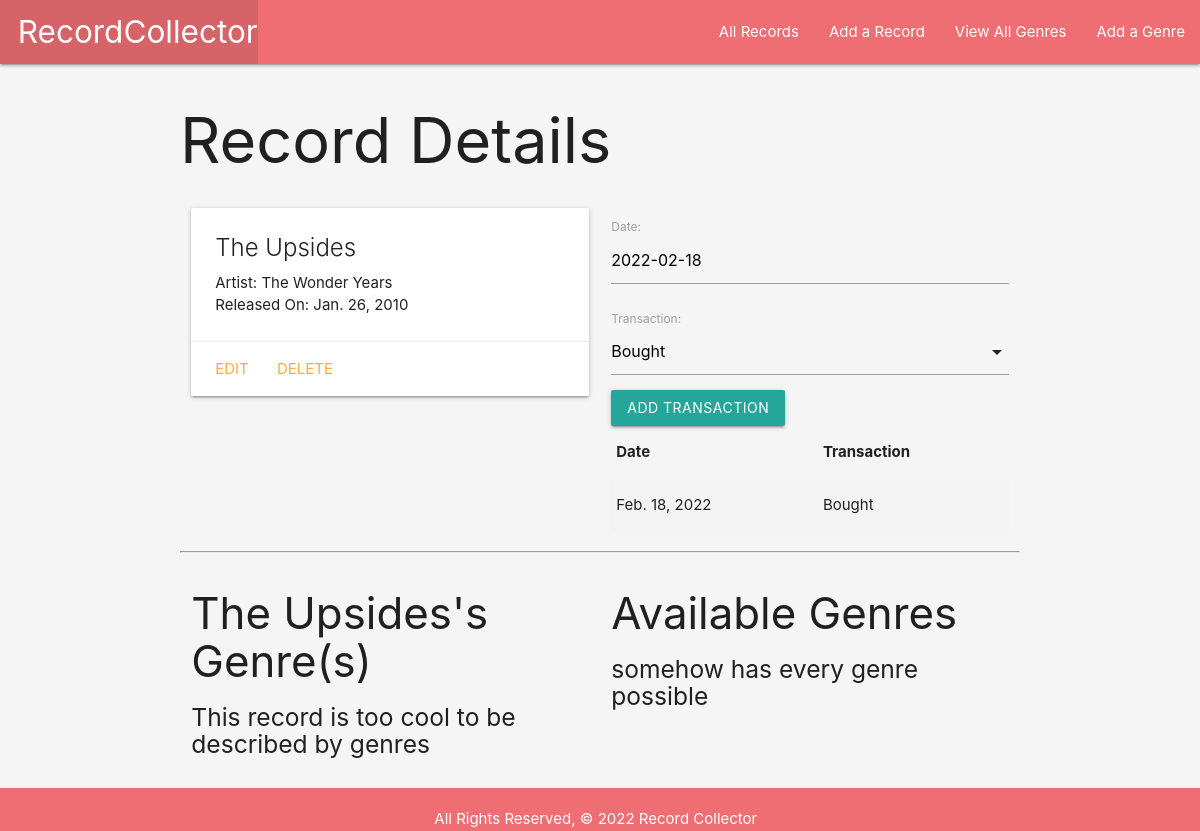
/records/6, run on an earlier commit of the app's database.
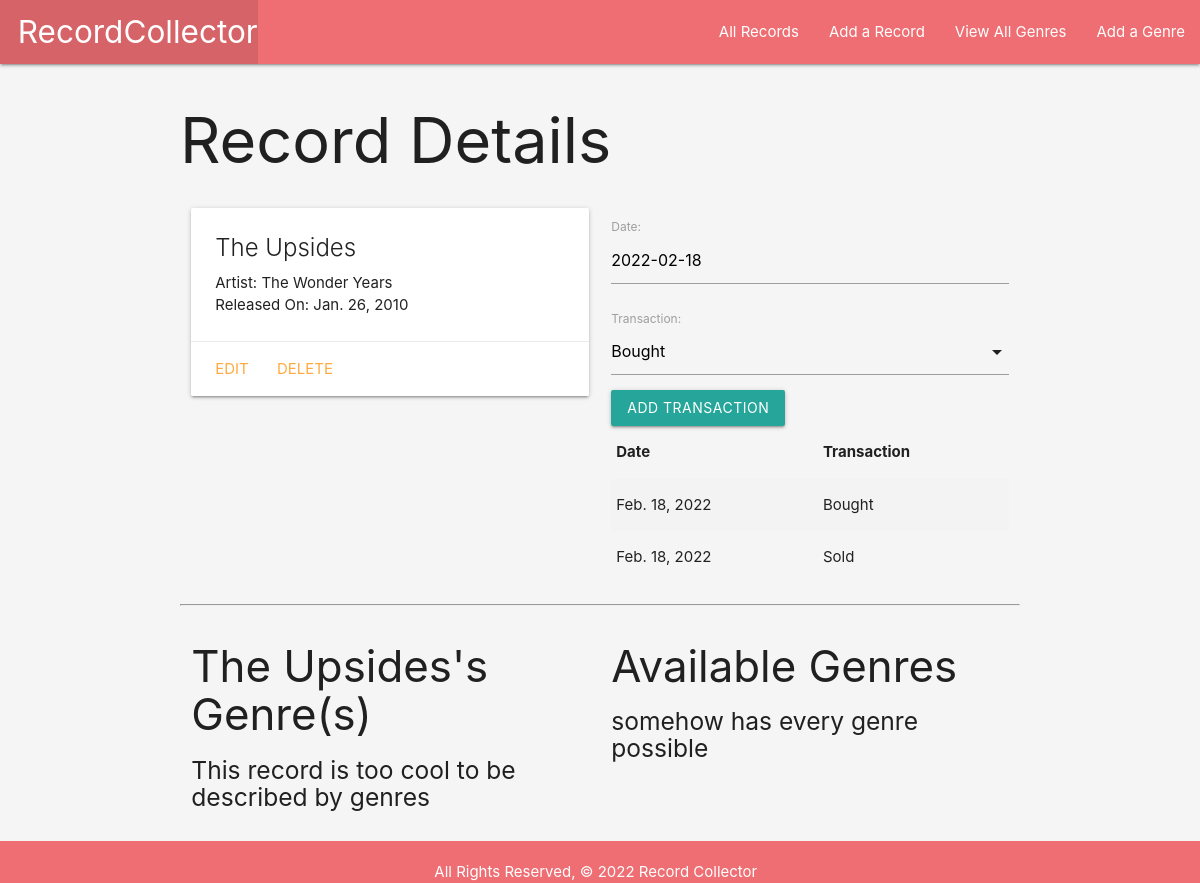
And on a later commit of the database.
### main_app/models.py (models this page shows, shortened)
class Market(models.Model):
    date = models.DateField('date')
    transaction = models.CharField(
        max_length=1,
        choices=TRANSACTIONS,
        default=TRANSACTIONS[0][0]
    )
    record = models.ForeignKey(Record, on_delete=models.CASCADE)
    class Meta:
        ordering = ['-date']

### main_app/views.py (the view)
# urls.py: path('records/<int:record_id>', views.records_detail, name='detail'),
def records_detail(request, record_id):
    record = Record.objects.get(id=record_id)
    genres_record_doesnt_have = Genre.objects.exclude(id__in = record.genres.all().values_list('id'))
    market_form = MarketForm()
    return render(request,'records/detail.html',{
        'record': record, 'market_form': market_form,
        'genres': genres_record_doesnt_have
    })

### main_app/forms.py
class MarketForm(ModelForm):
    class Meta:
        model = Market
        fields = ['date', 'transaction']

### main_app/templates/records/detail.html (shortened to what this page needs)
{% extends 'base.html' %} {% block content %}
<h1>Record Details</h1>
<div class="row">
  <div class="col s6">
    <div class="card">
      <div class="card-content">
        <span class="card-title">{{ record.title }}</span>
        <p>Artist: {{ record.artist }}</p>
        <p>Released On: {{ record.release_date }}</p>
      </div>
      <div class="card-action">
        <a href="{% url 'records_update' record.id %}">Edit</a>
        <a href="{% url 'records_delete' record.id %}">Delete</a>
      </div>
    </div>
  </div>
  <div class="col s6">
    <form action="{% url 'add_market' record.id %}" method="post">
      {% csrf_token %} {{ market_form.as_p }}
      <input type="submit" class="btn" value="Add Transaction" />
    </form>
    <table class="striped">
      <thead>
        <tr>
          <th>Date</th>
          <th>Transaction</th>
        </tr>
      </thead>
      <tbody>
        {% for market in record.market_set.all %}
        <tr>
          <td>{{market.date}}</td>
          <td>{{market.get_transaction_display}}</td>
        </tr>
        {% endfor %}
      </tbody>
    </table>
  </div>
</div>
<hr />
<div class="row">
  <div class="col s6">
    <h3>{{ record.title }}'s Genre(s)</h3>
    {% if record.genres.count %} {% for genre in record.genres.all %}
    <div class="card">
      <div class="card-content">
        <span class="card-title">
          {{genre.name }}
        </span>
      </div>
    </div>
    {% endfor %} {% else %}
    <h5>This record is too cool to be described by genres</h5>
    {% endif %}
  </div>
  <div class="col s6">
    <h3>Available Genres</h3>
    {% if genres.count %}
      {% for genre in genres.all %}
        <div class="card">
          <div class="card-content">
            <span class="card-title">
             {{ genre.name }}
            </span>
          </div>
          <div class="card-action">
            <form action="{% url 'assoc_genre' record.id genre.id %}" method="post">
              {% csrf_token %}
              <button type="submit" class="btn">Add</button>
            </form>
          </div>
        </div>
      {% endfor %}
    {% else %}
      <h5>{{cat.name}} somehow has every genre possible</h5>
    {% endif %}
  </div>
</div>
{% endblock %}

What changed in the data, as far as the page shows it:
added Market: date "Feb. 18, 2022", transaction "Sold"
